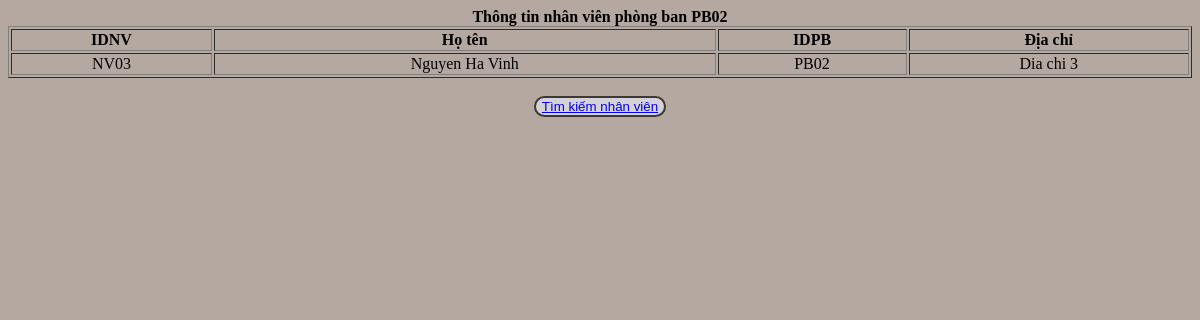
The page /xemthongtinNVPB.php?IDPB=PB02 on the database its author committed.
### tables this page shows
CREATE TABLE `nhanvien` (
  `IDNV` varchar(50) NOT NULL,
  `HoTen` text NOT NULL,
  `IDPB` varchar(50) NOT NULL,
  `DiaChi` text NOT NULL
);

### xemthongtinNVPB.php (the view, shortened to what this page needs)
<!DOCTYPE html>
<html>
	<head>
	<link rel="stylesheet" type="text/css" href="UI.css">
	</head>
	<body>
        <?php
            $link=mysqli_connect("localhost","root","") or die("Không thể kết nối đến cơ sở dữ liệu");
            mysqli_select_db($link,"dulieu");
            $sql='select * from nhanvien where IDPB=\''.$_REQUEST['IDPB'].'\'';
            $result=mysqli_query($link,$sql);
            echo '<table width="100%" border="1"style="text-align:center;">';
            echo '<caption><b>Thông tin nhân viên phòng ban '.$_REQUEST['IDPB'].'</b></caption>';
            echo '<tr><th>IDNV</th><th>Họ tên</th><th>IDPB</th><th>Địa chỉ</th></tr>';
            while($row=mysqli_fetch_array($result))
            {
                $IDNV=$row['IDNV'];
                $HoTen=$row['HoTen'];
                $IDPB=$row['IDPB'];
                $DiaChi=$row['DiaChi'];
                echo "<tr><td>$IDNV</td><td>$HoTen</td><td>$IDPB</td><td>$DiaChi</td></tr>";
            };
            echo '</table>';
            echo '<br>';
            echo '<center><button><a href="timkiemNV.php?IDPB='.$_REQUEST['IDPB'].'">Tìm kiếm nhân viên</a></button></center>';
        ?>
	</body>
</html>

### UI.css (style rules this page uses)
button { background-color: #D5D2D7; border-radius: 20px; border: 2px solid #3C3835; }
body { background-color:#B4A8A0; }

### rows shown on the page
nhanvien: IDNV "NV03", HoTen "Nguyen Ha Vinh", IDPB "PB02", DiaChi "Dia chi 3"

### other values the page prints
$_REQUEST['IDPB'] "PB02"
